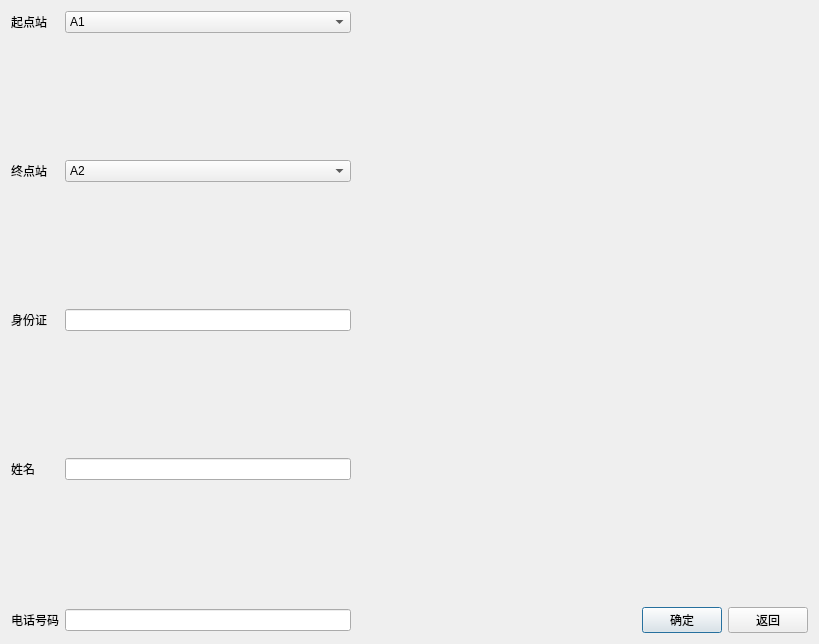
<?xml version="1.0" encoding="UTF-8"?>
<ui version="4.0">
 <class>TicketBuy</class>
 <widget class="QDialog" name="TicketBuy">
  <property name="geometry">
   <rect>
    <x>0</x>
    <y>0</y>
    <width>819</width>
    <height>644</height>
   </rect>
  </property>
  <property name="windowTitle">
   <string>Dialog</string>
  </property>
  <layout class="QGridLayout" name="gridLayout">
   <item row="0" column="0">
    <widget class="QLabel" name="label">
     <property name="text">
      <string>起点站</string>
     </property>
    </widget>
   </item>
   <item row="0" column="1">
    <widget class="QComboBox" name="comboBox_start">
     <item>
      <property name="text">
       <string>A1</string>
      </property>
     </item>
     <item>
      <property name="text">
       <string>A2</string>
      </property>
     </item>
     <item>
      <property name="text">
       <string>A3</string>
      </property>
     </item>
     <item>
      <property name="text">
       <string>A4</string>
      </property>
     </item>
     <item>
      <property name="text">
       <string>A5</string>
      </property>
     </item>
     <item>
      <property name="text">
       <string>A6</string>
      </property>
     </item>
     <item>
      <property name="text">
       <string>A7</string>
      </property>
     </item>
     <item>
      <property name="text">
       <string>A8</string>
      </property>
     </item>
     <item>
      <property name="text">
       <string>A9</string>
      </property>
     </item>
    </widget>
   </item>
   <item row="0" column="2">
    <spacer name="horizontalSpacer_2">
     <property name="orientation">
      <enum>Qt::Horizontal</enum>
     </property>
     <property name="sizeHint" stdset="0">
      <size>
       <width>40</width>
       <height>20</height>
      </size>
     </property>
    </spacer>
   </item>
   <item row="1" column="1">
    <spacer name="verticalSpacer_4">
     <property name="orientation">
      <enum>Qt::Vertical</enum>
     </property>
     <property name="sizeHint" stdset="0">
      <size>
       <width>20</width>
       <height>111</height>
      </size>
     </property>
    </spacer>
   </item>
   <item row="2" column="0">
    <widget class="QLabel" name="label_2">
     <property name="text">
      <string>终点站</string>
     </property>
    </widget>
   </item>
   <item row="2" column="1">
    <widget class="QComboBox" name="comboBox_end">
     <item>
      <property name="text">
       <string>A2</string>
      </property>
     </item>
     <item>
      <property name="text">
       <string>A3</string>
      </property>
     </item>
     <item>
      <property name="text">
       <string>A4</string>
      </property>
     </item>
     <item>
      <property name="text">
       <string>A5</string>
      </property>
     </item>
     <item>
      <property name="text">
       <string>A6</string>
      </property>
     </item>
     <item>
      <property name="text">
       <string>A7</string>
      </property>
     </item>
     <item>
      <property name="text">
       <string>A8</string>
      </property>
     </item>
     <item>
      <property name="text">
       <string>A9</string>
      </property>
     </item>
     <item>
      <property name="text">
       <string>A10</string>
      </property>
     </item>
    </widget>
   </item>
   <item row="2" column="2">
    <spacer name="horizontalSpacer_3">
     <property name="orientation">
      <enum>Qt::Horizontal</enum>
     </property>
     <property name="sizeHint" stdset="0">
      <size>
       <width>40</width>
       <height>20</height>
      </size>
     </property>
    </spacer>
   </item>
   <item row="3" column="1">
    <spacer name="verticalSpacer_3">
     <property name="orientation">
      <enum>Qt::Vertical</enum>
     </property>
     <property name="sizeHint" stdset="0">
      <size>
       <width>20</width>
       <height>110</height>
      </size>
     </property>
    </spacer>
   </item>
   <item row="4" column="0">
    <widget class="QLabel" name="label_3">
     <property name="text">
      <string>身份证</string>
     </property>
    </widget>
   </item>
   <item row="4" column="1">
    <widget class="QLineEdit" name="lineEdit_id"/>
   </item>
   <item row="4" column="2">
    <spacer name="horizontalSpacer_4">
     <property name="orientation">
      <enum>Qt::Horizontal</enum>
     </property>
     <property name="sizeHint" stdset="0">
      <size>
       <width>40</width>
       <height>20</height>
      </size>
     </property>
    </spacer>
   </item>
   <item row="5" column="1">
    <spacer name="verticalSpacer_2">
     <property name="orientation">
      <enum>Qt::Vertical</enum>
     </property>
     <property name="sizeHint" stdset="0">
      <size>
       <width>20</width>
       <height>111</height>
      </size>
     </property>
    </spacer>
   </item>
   <item row="6" column="0">
    <widget class="QLabel" name="label_4">
     <property name="text">
      <string>姓名</string>
     </property>
    </widget>
   </item>
   <item row="6" column="1">
    <widget class="QLineEdit" name="lineEdit_name"/>
   </item>
   <item row="6" column="2">
    <spacer name="horizontalSpacer_5">
     <property name="orientation">
      <enum>Qt::Horizontal</enum>
     </property>
     <property name="sizeHint" stdset="0">
      <size>
       <width>40</width>
       <height>20</height>
      </size>
     </property>
    </spacer>
   </item>
   <item row="7" column="1">
    <spacer name="verticalSpacer">
     <property name="orientation">
      <enum>Qt::Vertical</enum>
     </property>
     <property name="sizeHint" stdset="0">
      <size>
       <width>20</width>
       <height>110</height>
      </size>
     </property>
    </spacer>
   </item>
   <item row="8" column="0">
    <widget class="QLabel" name="label_5">
     <property name="text">
      <string>电话号码</string>
     </property>
    </widget>
   </item>
   <item row="8" column="1">
    <widget class="QLineEdit" name="lineEdit_phone"/>
   </item>
   <item row="8" column="2">
    <spacer name="horizontalSpacer">
     <property name="orientation">
      <enum>Qt::Horizontal</enum>
     </property>
     <property name="sizeHint" stdset="0">
      <size>
       <width>258</width>
       <height>20</height>
      </size>
     </property>
    </spacer>
   </item>
   <item row="8" column="3">
    <widget class="QPushButton" name="pushButton_yes">
     <property name="text">
      <string>确定</string>
     </property>
     <property name="iconSize">
      <size>
       <width>20</width>
       <height>20</height>
      </size>
     </property>
    </widget>
   </item>
   <item row="8" column="4">
    <widget class="QPushButton" name="pushButton_back">
     <property name="text">
      <string>返回</string>
     </property>
    </widget>
   </item>
  </layout>
 </widget>
 <resources/>
 <connections/>
</ui>
